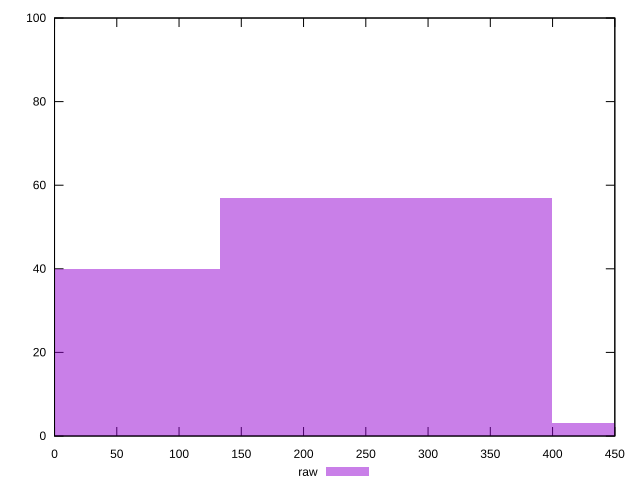

Write gnuplot code to recreate this figure.
reset

$raw <<EOF
532.4083902705888 3
266.2041951352944 57
0 40
EOF

set key outside below
set boxwidth 266.2041951352944
set xrange [0:450]
set yrange [0:100]
set trange [0:100]
set style fill transparent solid 0.5 noborder
set terminal svg size 640, 490 enhanced background rgb 'white'
set output "report_00013_2021-02-09T12-04-24.940Z/unused-css-rules/samples/pages+cached+noadtech/raw/histogram.svg"

plot $raw title "raw" with boxes

reset
